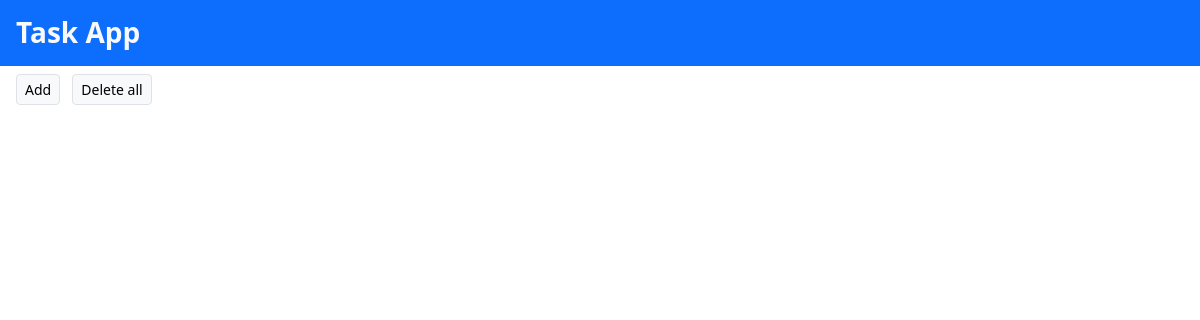
Before: / with the older database file.
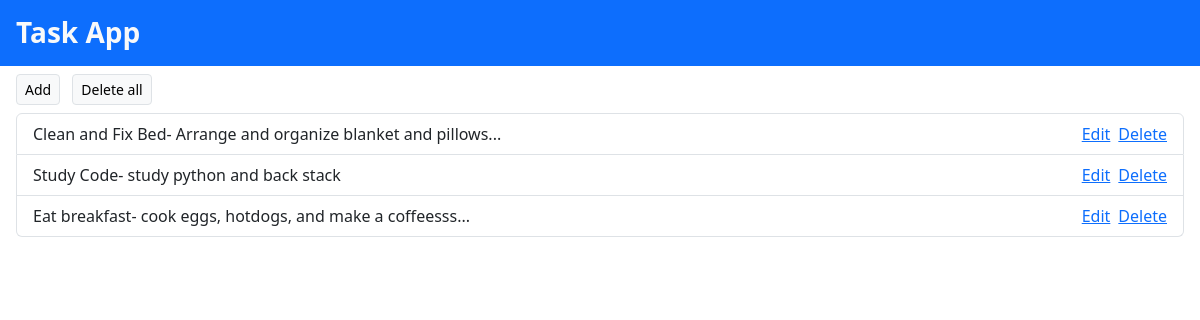
After: the same page with the newer database file.
### tables this page shows
CREATE TABLE task(
id INTEGER PRIMARY KEY,
task_name TEXT,
description
);

### app.py (the view)
@app.route('/', methods=['POST', 'GET'])
def home():
    if request.method == 'POST':
        task = request.form['task']
        description = request.form['description']
        insert_task(task, description)
        return redirect(url_for('home'))
    else:
        tasks = read_tasks()
        return render_template('index.html', tasks=tasks)

### app.py (called while the page is built)
def read_tasks():
    conn = sqlite3.connect('task.db')
    cursor = conn.cursor()
    cursor.execute('''SELECT * FROM task''')
    tasks = cursor.fetchall()
    conn.close()
    return tasks

### templates/index.html (shortened to what this page needs)
<html lang="en">
<head>
    <link href="https://cdn.jsdelivr.net/npm/bootstrap@5.3.2/dist/css/bootstrap.min.css" rel="stylesheet">
</head>
<body>
    <div class="">
        <div id="task_div">
            <h3 class="fw-bolder bg-primary text-light p-3">Task App</h3>
            <div class="mb-5 px-3">
                <a onclick="add_btn()" class="btn btn-light border btn-sm me-2" >Add</a>
                <a class="btn btn-light border btn-sm" href="{{url_for('delete_all')}}">Delete all</a>
                <ul class="list-group mt-2" >
                    {% for task in tasks %}
                        <li class="list-group-item" style="display: flex; flex-direction: row; justify-content: space-between">
                            {{ task[1] }}-{% if task[2]|length > 40 %}
                                {{ task[2][:40] }}...
                            {% else %}
                                {{ task[2] }}
                            {% endif %}
                            <div style="display: flex; width: 50%; justify-content:end;"">
                                <a href="{{ url_for('edit', task_id=task[0]) }}" class="me-2">Edit</a>
                                <a href="{{ url_for('delete', task_id=task[0]) }}" >Delete</a>
                            </div>
                        </li>
                    {% endfor %}
                </ul>
            </div>
        </div>
    </div>
</body>
</html>

Changed rows visible on the page:
added task: task_name "Clean and Fix Bed", description "Arrange and organize blanket and pillows"
added task: task_name "Study Code", description "study python and back stack"
added task: task_name "Eat breakfast", description "cook eggs, hotdogs, and make a coffeesss"
